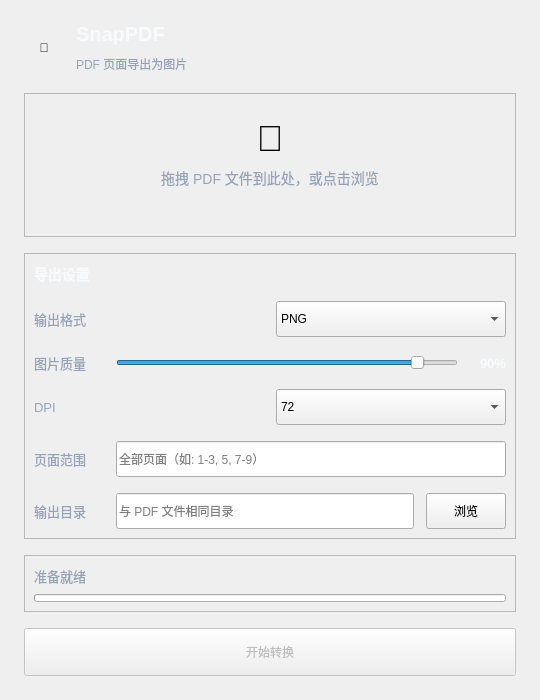
<?xml version="1.0" encoding="UTF-8"?>
<ui version="4.0">
 <class>MainWindow</class>
 <widget class="QMainWindow" name="MainWindow">
  <property name="geometry">
   <rect>
    <x>0</x>
    <y>0</y>
    <width>540</width>
    <height>700</height>
   </rect>
  </property>
  <property name="minimumSize">
   <size>
    <width>540</width>
    <height>700</height>
   </size>
  </property>
  <property name="windowTitle">
   <string>SnapPDF</string>
  </property>
  <widget class="QWidget" name="centralwidget">
   <layout class="QVBoxLayout" name="mainLayout">
    <property name="leftMargin">
     <number>24</number>
    </property>
    <property name="topMargin">
     <number>20</number>
    </property>
    <property name="rightMargin">
     <number>24</number>
    </property>
    <property name="bottomMargin">
     <number>24</number>
    </property>
    <property name="spacing">
     <number>16</number>
    </property>
    <item>
     <layout class="QHBoxLayout" name="headerLayout">
      <property name="spacing">
       <number>12</number>
      </property>
      <item>
       <widget class="QLabel" name="logoLabel">
        <property name="minimumSize">
         <size>
          <width>40</width>
          <height>40</height>
         </size>
        </property>
        <property name="maximumSize">
         <size>
          <width>40</width>
          <height>40</height>
         </size>
        </property>
        <property name="text">
         <string>📄</string>
        </property>
        <property name="alignment">
         <set>Qt::AlignmentFlag::AlignCenter</set>
        </property>
       </widget>
      </item>
      <item>
       <layout class="QVBoxLayout" name="titleLayout">
        <property name="spacing">
         <number>2</number>
        </property>
        <item>
         <widget class="QLabel" name="titleLabel">
          <property name="text">
           <string>SnapPDF</string>
          </property>
          <property name="styleSheet">
           <string notr="true">font-size: 20px; font-weight: 700; color: #F8FAFC;</string>
          </property>
         </widget>
        </item>
        <item>
         <widget class="QLabel" name="subtitleLabel">
          <property name="text">
           <string>PDF 页面导出为图片</string>
          </property>
          <property name="styleSheet">
           <string notr="true">font-size: 12px; color: #94A3B8;</string>
          </property>
         </widget>
        </item>
       </layout>
      </item>
      <item>
       <spacer name="headerSpacer">
        <property name="orientation">
         <enum>Qt::Orientation::Horizontal</enum>
        </property>
        <property name="sizeHint" stdset="0">
         <size>
          <width>40</width>
          <height>20</height>
         </size>
        </property>
       </spacer>
      </item>
     </layout>
    </item>
    <item>
     <widget class="QFrame" name="dropZoneFrame">
      <property name="minimumSize">
       <size>
        <width>0</width>
        <height>140</height>
       </size>
      </property>
      <property name="frameShape">
       <enum>QFrame::Shape::StyledPanel</enum>
      </property>
      <property name="objectName">
       <string>dropZoneFrame</string>
      </property>
      <layout class="QVBoxLayout" name="dropZoneLayout">
       <property name="spacing">
        <number>8</number>
       </property>
       <property name="topMargin">
        <number>24</number>
       </property>
       <property name="bottomMargin">
        <number>24</number>
       </property>
       <item>
        <widget class="QLabel" name="dropIconLabel">
         <property name="text">
          <string>📁</string>
         </property>
         <property name="alignment">
          <set>Qt::AlignmentFlag::AlignCenter</set>
         </property>
         <property name="styleSheet">
          <string notr="true">font-size: 36px;</string>
         </property>
        </widget>
       </item>
       <item>
        <widget class="QLabel" name="dropTextLabel">
         <property name="text">
          <string>拖拽 PDF 文件到此处，或点击浏览</string>
         </property>
         <property name="alignment">
          <set>Qt::AlignmentFlag::AlignCenter</set>
         </property>
         <property name="styleSheet">
          <string notr="true">font-size: 14px; color: #94A3B8;</string>
         </property>
        </widget>
       </item>
       <item>
        <widget class="QLabel" name="fileNameLabel">
         <property name="text">
          <string></string>
         </property>
         <property name="alignment">
          <set>Qt::AlignmentFlag::AlignCenter</set>
         </property>
         <property name="styleSheet">
          <string notr="true">font-size: 13px; color: #EA580C; font-weight: 600;</string>
         </property>
        </widget>
       </item>
      </layout>
     </widget>
    </item>
    <item>
     <widget class="QFrame" name="settingsFrame">
      <property name="frameShape">
       <enum>QFrame::Shape::StyledPanel</enum>
      </property>
      <property name="objectName">
       <string>settingsFrame</string>
      </property>
      <layout class="QVBoxLayout" name="settingsLayout">
       <property name="spacing">
        <number>16</number>
       </property>
       <item>
        <widget class="QLabel" name="settingsTitleLabel">
         <property name="text">
          <string>导出设置</string>
         </property>
         <property name="styleSheet">
          <string notr="true">font-size: 14px; font-weight: 600; color: #F8FAFC;</string>
         </property>
        </widget>
       </item>
       <item>
        <layout class="QHBoxLayout" name="formatLayout">
         <property name="spacing">
          <number>12</number>
         </property>
         <item>
          <widget class="QLabel" name="formatLabel">
           <property name="text">
            <string>输出格式</string>
           </property>
           <property name="minimumSize">
            <size>
             <width>70</width>
             <height>0</height>
            </size>
           </property>
           <property name="styleSheet">
            <string notr="true">font-size: 13px; color: #94A3B8;</string>
           </property>
          </widget>
         </item>
         <item>
          <widget class="QComboBox" name="formatComboBox">
           <property name="minimumSize">
            <size>
             <width>0</width>
             <height>36</height>
            </size>
           </property>
           <item>
            <property name="text">
             <string>PNG</string>
            </property>
           </item>
           <item>
            <property name="text">
             <string>JPG</string>
            </property>
           </item>
           <item>
            <property name="text">
             <string>WEBP</string>
            </property>
           </item>
           <item>
            <property name="text">
             <string>BMP</string>
            </property>
           </item>
          </widget>
         </item>
        </layout>
       </item>
       <item>
        <layout class="QHBoxLayout" name="qualityLayout">
         <property name="spacing">
          <number>12</number>
         </property>
         <item>
          <widget class="QLabel" name="qualityLabel">
           <property name="text">
            <string>图片质量</string>
           </property>
           <property name="minimumSize">
            <size>
             <width>70</width>
             <height>0</height>
            </size>
           </property>
           <property name="styleSheet">
            <string notr="true">font-size: 13px; color: #94A3B8;</string>
           </property>
          </widget>
         </item>
         <item>
          <widget class="QSlider" name="qualitySlider">
           <property name="minimum">
            <number>1</number>
           </property>
           <property name="maximum">
            <number>100</number>
           </property>
           <property name="value">
            <number>90</number>
           </property>
           <property name="orientation">
            <enum>Qt::Orientation::Horizontal</enum>
           </property>
          </widget>
         </item>
         <item>
          <widget class="QLabel" name="qualityValueLabel">
           <property name="minimumSize">
            <size>
             <width>36</width>
             <height>0</height>
            </size>
           </property>
           <property name="text">
            <string>90%</string>
           </property>
           <property name="alignment">
            <set>Qt::AlignmentFlag::AlignRight|Qt::AlignmentFlag::AlignVCenter</set>
           </property>
           <property name="styleSheet">
            <string notr="true">font-size: 13px; color: #F8FAFC; font-weight: 500;</string>
           </property>
          </widget>
         </item>
        </layout>
       </item>
       <item>
        <layout class="QHBoxLayout" name="dpiLayout">
         <property name="spacing">
          <number>12</number>
         </property>
         <item>
          <widget class="QLabel" name="dpiLabel">
           <property name="text">
            <string>DPI</string>
           </property>
           <property name="minimumSize">
            <size>
             <width>70</width>
             <height>0</height>
            </size>
           </property>
           <property name="styleSheet">
            <string notr="true">font-size: 13px; color: #94A3B8;</string>
           </property>
          </widget>
         </item>
         <item>
          <widget class="QComboBox" name="dpiComboBox">
           <property name="minimumSize">
            <size>
             <width>0</width>
             <height>36</height>
            </size>
           </property>
           <item>
            <property name="text">
             <string>72</string>
            </property>
           </item>
           <item>
            <property name="text">
             <string>150</string>
            </property>
           </item>
           <item>
            <property name="text">
             <string>200</string>
            </property>
           </item>
           <item>
            <property name="text">
             <string>300</string>
            </property>
           </item>
           <item>
            <property name="text">
             <string>600</string>
            </property>
           </item>
          </widget>
         </item>
        </layout>
       </item>
       <item>
        <layout class="QHBoxLayout" name="pageRangeLayout">
         <property name="spacing">
          <number>12</number>
         </property>
         <item>
          <widget class="QLabel" name="pageRangeLabel">
           <property name="text">
            <string>页面范围</string>
           </property>
           <property name="minimumSize">
            <size>
             <width>70</width>
             <height>0</height>
            </size>
           </property>
           <property name="styleSheet">
            <string notr="true">font-size: 13px; color: #94A3B8;</string>
           </property>
          </widget>
         </item>
         <item>
          <widget class="QLineEdit" name="pageRangeEdit">
           <property name="placeholderText">
            <string>全部页面（如: 1-3, 5, 7-9）</string>
           </property>
           <property name="minimumSize">
            <size>
             <width>0</width>
             <height>36</height>
            </size>
           </property>
          </widget>
         </item>
        </layout>
       </item>
       <item>
        <layout class="QHBoxLayout" name="outputDirLayout">
         <property name="spacing">
          <number>12</number>
         </property>
         <item>
          <widget class="QLabel" name="outputDirLabel">
           <property name="text">
            <string>输出目录</string>
           </property>
           <property name="minimumSize">
            <size>
             <width>70</width>
             <height>0</height>
            </size>
           </property>
           <property name="styleSheet">
            <string notr="true">font-size: 13px; color: #94A3B8;</string>
           </property>
          </widget>
         </item>
         <item>
          <widget class="QLineEdit" name="outputDirEdit">
           <property name="placeholderText">
            <string>与 PDF 文件相同目录</string>
           </property>
           <property name="minimumSize">
            <size>
             <width>0</width>
             <height>36</height>
            </size>
           </property>
           <property name="readOnly">
            <bool>true</bool>
           </property>
          </widget>
         </item>
         <item>
          <widget class="QPushButton" name="browseOutputBtn">
           <property name="text">
            <string>浏览</string>
           </property>
           <property name="minimumSize">
            <size>
             <width>60</width>
             <height>36</height>
            </size>
           </property>
          </widget>
         </item>
        </layout>
       </item>
      </layout>
     </widget>
    </item>
    <item>
     <widget class="QFrame" name="progressFrame">
      <property name="frameShape">
       <enum>QFrame::Shape::StyledPanel</enum>
      </property>
      <property name="objectName">
       <string>progressFrame</string>
      </property>
      <layout class="QVBoxLayout" name="progressLayout">
       <property name="spacing">
        <number>8</number>
       </property>
       <item>
        <layout class="QHBoxLayout" name="progressInfoLayout">
         <item>
          <widget class="QLabel" name="progressLabel">
           <property name="text">
            <string>准备就绪</string>
           </property>
           <property name="styleSheet">
            <string notr="true">font-size: 13px; color: #94A3B8;</string>
           </property>
          </widget>
         </item>
         <item>
          <spacer name="progressInfoSpacer">
           <property name="orientation">
            <enum>Qt::Orientation::Horizontal</enum>
           </property>
          </spacer>
         </item>
         <item>
          <widget class="QLabel" name="progressPercentLabel">
           <property name="text">
            <string></string>
           </property>
           <property name="styleSheet">
            <string notr="true">font-size: 13px; color: #F8FAFC; font-weight: 500;</string>
           </property>
          </widget>
         </item>
        </layout>
       </item>
       <item>
        <widget class="QProgressBar" name="progressBar">
         <property name="minimumSize">
          <size>
           <width>0</width>
           <height>8</height>
          </size>
         </property>
         <property name="maximumSize">
          <size>
           <width>16777215</width>
           <height>8</height>
          </size>
         </property>
         <property name="value">
          <number>0</number>
         </property>
         <property name="textVisible">
          <bool>false</bool>
         </property>
        </widget>
       </item>
      </layout>
     </widget>
    </item>
    <item>
     <widget class="QPushButton" name="convertBtn">
      <property name="text">
       <string>开始转换</string>
      </property>
      <property name="minimumSize">
       <size>
        <width>0</width>
        <height>48</height>
       </size>
      </property>
      <property name="enabled">
       <bool>false</bool>
      </property>
     </widget>
    </item>
   </layout>
  </widget>
 </widget>
 <resources/>
 <connections/>
</ui>
